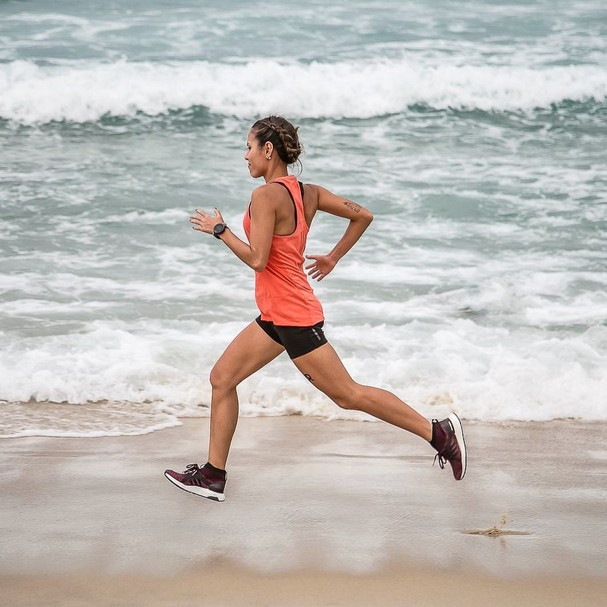
#> input picture Source/Introducao/t.jpg, 607 x 607 px
$ python -i mask.py   (imports and definitions only)
#> lines starting #> are read from the running program, lines starting #| are printed output that depends on the picture; after the words box and inside, x2 and y2 are one past the last pixel; in counts of white or black regions, pixels touching at a corner belong together
#> further down, picture is the input picture: shape (607, 607, 3); mean B, G, R 184.7, 188.8, 193.8
import cv2
import numpy as np

class Mask():

    def __init__(self, path_mask="./midia/mascara/mask.png"):
        #Cada flag é associada a um numero que define a ordem de prioridade
        self.path_mask = path_mask
        self.mask = cv2.imread(self.path_mask)

    def getMask(self):
        return self.mask

    def getPathMask(self):
        return self.path_mask

    def setMask(self, mask):
        self.mask=mask

    def setPathMask(self, path_mask):
        mask = cv2.imread(self.path_mask)
        self.path_mask=path_mask
        self.setMask(mask)

    def putMask_path(self, frame, path_mask=None):
        mask = cv2.imread(path_mask)
        return cv2.bitwise_and(frame, mask)

    def putMask(self, frame, mask):
        return cv2.bitwise_and(frame, mask)

    def createLineMask(self, frame,p1,p2,thickness=10):
        thickness = round(thickness)
        color = (255,255,255)
        # Criar uma imagem preta
        mask_blank = np.zeros((300, 300), dtype=np.uint8)
        mask_resized = cv2.resize(mask_blank, (frame.shape[1], frame.shape[0]))
        img = cv2.line(mask_resized, p1, p2, color, thickness)
        return img

    def createBlockMask(self,frame,start,end):
        # Alias
        x1, y1 = start
        x2, y2 = end
        # Criar uma máscara preta com o mesmo tamanho da imagem
        altura,largura = frame.shape[:2]
        newFrame = np.zeros((altura, largura), dtype=np.uint8)
        # Definir os pontos do polígono que representam o bloco
        pts = np.array([[x1, y1], [x2, y1], [x2, y2], [x1, y2]], np.int32)
        pts = pts.reshape((-1, 1, 2))
        # desenha o Bloco na imagem com a cor branca (255)
        cv2.fillPoly(newFrame, [pts], 255)
        return newFrame

    def highLight_skin(self,frame):
        # Converter a imagem para o espaço de cores HSV
        imagem_hsv = cv2.cvtColor(frame, cv2.COLOR_BGR2HSV)
#> imagem_hsv: shape (607, 607, 3); mean H, S, V 62.1, 26.7, 198.8

        #Definir os intervalos de cor da pele
        lower_skin = np.array([0, 25, 0], dtype=np.uint8)
        upper_skin = np.array([20, 255, 255], dtype=np.uint8)


        # Aplicar uma máscara para obter apenas a parte da cor da imagem
        mascara = cv2.inRange(imagem_hsv, lower_skin, upper_skin)
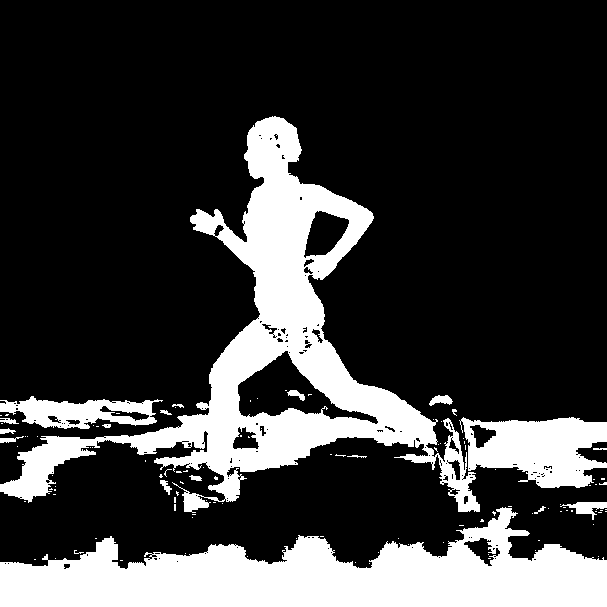
#> mascara: shape (607, 607); 23.1% white; 114 white regions (95 under 20 px), largest, box (x1, y1, x2, y2) and area: (0, 116, 480, 513) 40139, (0, 507, 607, 607) 33668, (459, 417, 607, 488) 7024
        canal_x = cv2.bitwise_and(frame, frame, mask=mascara)
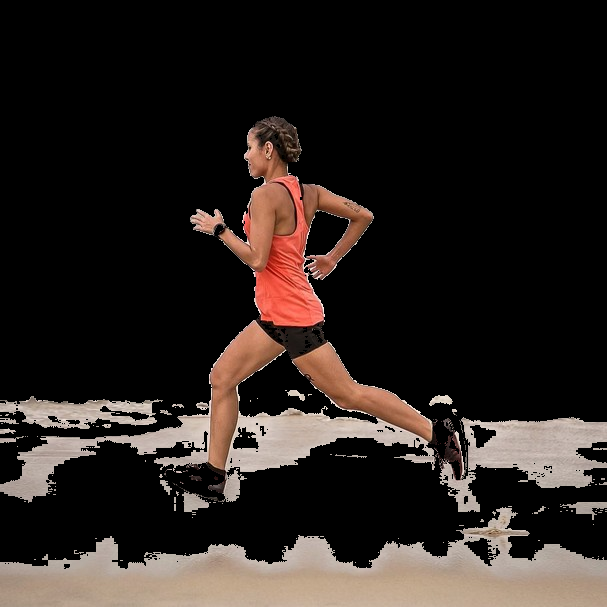
#> canal_x: shape (607, 607, 3); mean B, G, R 30.8, 34.5, 42.1
        return canal_x

>>> import cv2
>>> picture = cv2.imread('../../../../Source/Introducao/t.jpg')
>>> result = Mask().highLight_skin(picture)
